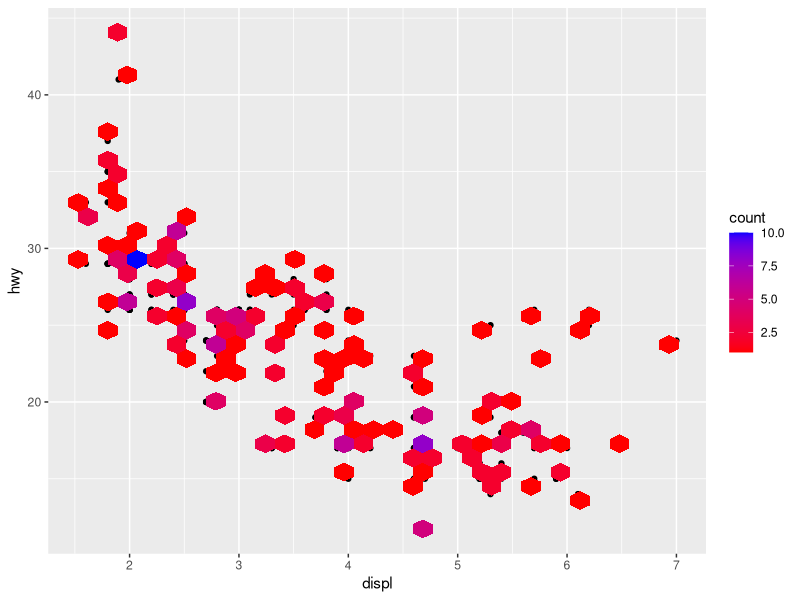

Recreate this plot in R. (Note: this script raises an error after producing the figure.)
library(ggplot2)

pl<-ggplot(mpg,aes(x=displ,y=hwy))+geom_point()
pl2<-pl+coord_cartesian(xlim = c(1,4),ylim = c(15,30))
pl2<-pl+coord_fixed(ratio = 1/3)
pl2<-pl+geom_hex()
print(pl2+scale_fill_gradient(low='red',high = 'blue'))
###########################################################
pl<- ggplot(movies,aes(x=year,y=rating))
pl2<-pl+geom_hex()
print(pl2+scale_fill_gradient(low='red',high = 'blue'))
###########################################################
pl<- ggplot(movies,aes(x=year,y=rating))
pl2<-pl+geom_hex()
print(pl2+scale_fill_gradient(low='red',high = 'blue'))
print(pl+facet_grid(. ~ cyl))

print(pl+facet_grid(drv ~ cyl))
print(pl2)




